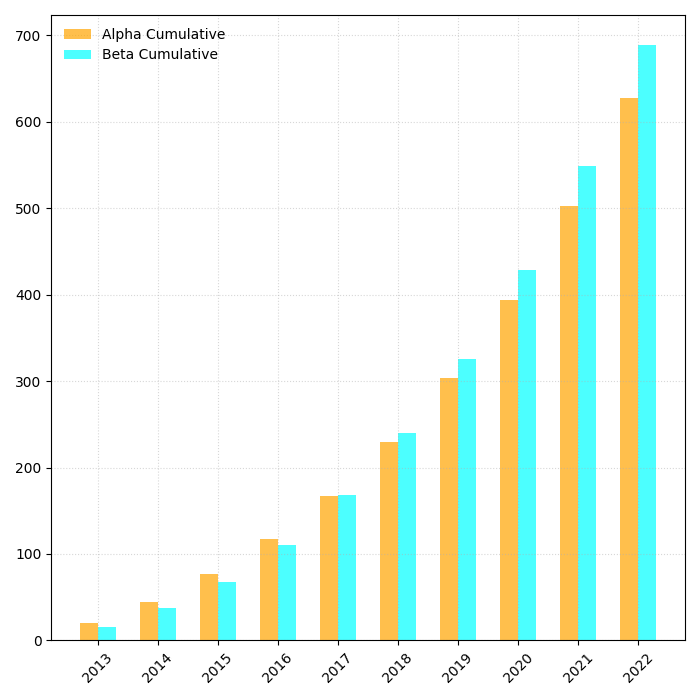

Source code (Python):
import matplotlib.pyplot as plt
import numpy as np

years = np.arange(2013, 2023)

alpha_advancement = np.array([20, 25, 32, 40, 50, 62, 75, 90, 108, 125])
beta_advancement = np.array([15, 22, 31, 42, 58, 72, 85, 104, 120, 140])

alpha_cumulative = np.cumsum(alpha_advancement)
beta_cumulative = np.cumsum(beta_advancement)

fig, ax2 = plt.subplots(figsize=(7, 7))

ax2.bar(years - 0.15, alpha_cumulative, width=0.3, color='orange', alpha=0.7, label='Alpha Cumulative')
ax2.bar(years + 0.15, beta_cumulative, width=0.3, color='cyan', alpha=0.7, label='Beta Cumulative')

ax2.grid(True, linestyle=':', alpha=0.5)
ax2.set_xticks(years)
ax2.set_xticklabels(years, rotation=45)
ax2.legend(loc='upper left', frameon=False)

plt.tight_layout()
plt.show()
